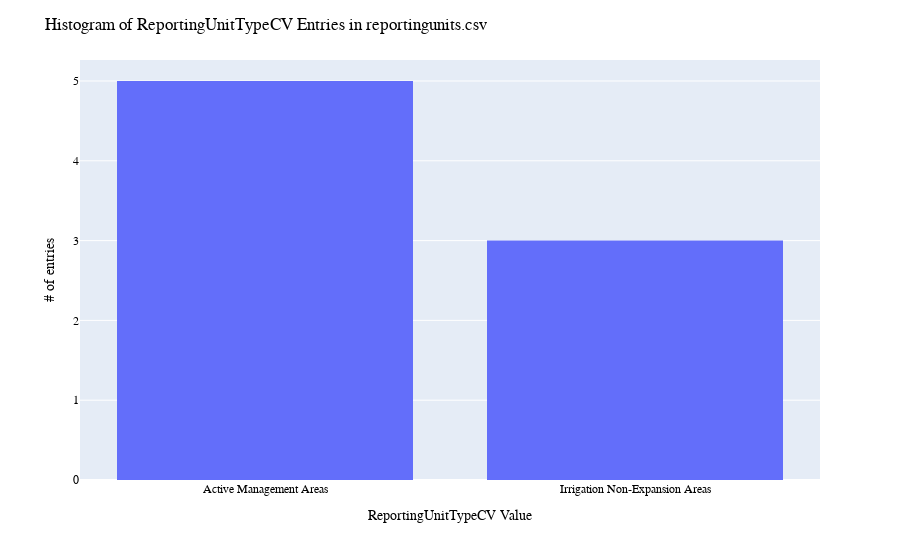

Notebook code cell kept with this figure:
### Code cell
# ReportingUnitTypeCV: histogram distribution of WaDE values
print(dfru.ReportingUnitTypeCV.value_counts())

fig = px.histogram(dfru, x="ReportingUnitTypeCV")
fig.update_layout(bargap=0.2,
                  title="Histogram of ReportingUnitTypeCV Entries in reportingunits.csv",
                  xaxis_title="ReportingUnitTypeCV Value",
                  yaxis_title="# of entries",
                    font=dict(
                        family="Arial Bold",
                        size=12,
                        color="Black")
                 )
fig.show()
fig.write_image('figures/ReportingUnitTypeCV.png', engine="kaleido")

### Figure 1 — Plotly figure (JSON) as saved in the notebook; plotly's stock layout.template omitted (floating-point values rounded to 4 significant figures)
{"data": [{"alignmentgroup": "True", "bingroup": "x", "hovertemplate": "ReportingUnitTypeCV=%{x}<br>count=%{y}<extra></extra>", "legendgroup": "", "marker": {"color": "#636efa", "pattern": {"shape": ""}}, "name": "", "offsetgroup": "", "orientation": "v", "showlegend": false, "type": "histogram", "x": ["Active Management Areas", "Active Management Areas", "Irrigation Non-Expansion Areas", "Irrigation Non-Expansion Areas", "Active Management Areas", "Active Management Areas", "Irrigation Non-Expansion Areas", "Active Management Areas"], "xaxis": "x", "yaxis": "y"}], "layout": {"bargap": 0.2, "barmode": "relative", "font": {"color": "Black", "family": "Arial Bold", "size": 12}, "legend": {"tracegroupgap": 0}, "margin": {"t": 60}, "title": {"text": "Histogram of ReportingUnitTypeCV Entries in reportingunits.csv"}, "xaxis": {"anchor": "y", "domain": [0, 1], "title": {"text": "ReportingUnitTypeCV Value"}}, "yaxis": {"anchor": "x", "domain": [0, 1], "title": {"text": "# of entries"}}}}
